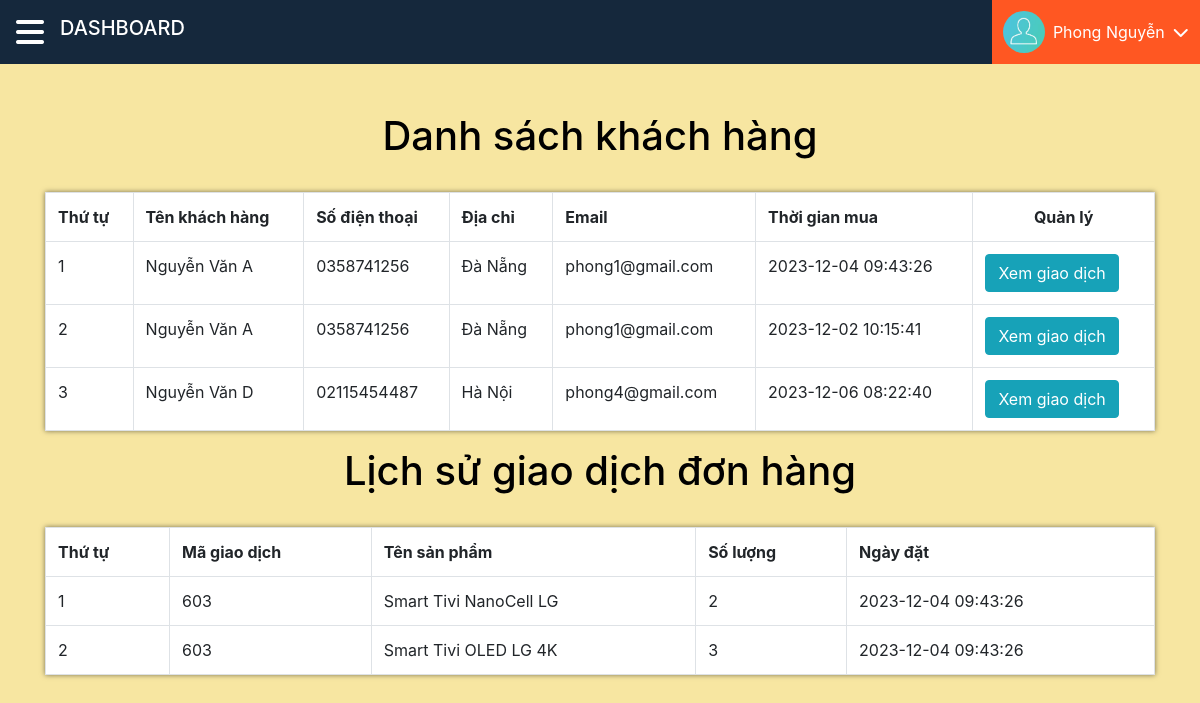
/admin/xulykhachhang.php?quanly=xemgiaodich&khachhang=603 (signed in), run on the app's committed database.
### tables this page shows
CREATE TABLE `tbl_giaodich` (
  `giaodich_id` int(11) NOT NULL,
  `product_id` int(11) NOT NULL,
  `khachhang_id` int(11) NOT NULL,
  `soluong` int(11) NOT NULL,
  `magiaodich` varchar(50) NOT NULL,
  `ngaythang` timestamp NOT NULL DEFAULT current_timestamp() ON UPDATE current_timestamp(),
  `tinhtrang` int(11) NOT NULL DEFAULT 0,
  `huydon` int(11) NOT NULL DEFAULT 0
);

CREATE TABLE `tbl_khachhang` (
  `khachhang_id` int(11) NOT NULL,
  `name` varchar(100) NOT NULL,
  `phone` varchar(50) NOT NULL,
  `address` varchar(200) NOT NULL,
  `note` text NOT NULL,
  `email` varchar(150) NOT NULL,
  `password` varchar(100) NOT NULL,
  `giaohang` int(11) NOT NULL
);

CREATE TABLE `tbl_product` (
  `product_id` int(11) NOT NULL,
  `category_id` int(11) NOT NULL,
  `product_name` varchar(255) NOT NULL,
  `product_chitiet` text NOT NULL,
  `product_mota` text NOT NULL,
  `product_gia` varchar(100) NOT NULL,
  `product_giakhuyenmai` varchar(100) NOT NULL,
  `product_active` int(11) NOT NULL,
  `product_hot` int(11) NOT NULL,
  `product_soluong` int(11) NOT NULL,
  `product_image` varchar(50) NOT NULL
);

### admin/xulykhachhang.php (the view, shortened to what this page needs)
<?php
    include("../db/connect.php");
?>
<!DOCTYPE html>
<html lang="en">
<head>
    <link rel="stylesheet" href="../css/bootstrap.css">
</head>
<body>
    <div class="main">
    <?php
        include("nav.php");
    ?>
        <br><br>
        <div class="container">
            <div class="row">
                <div class="col-md-12">
                    <h4 class="list-donhang">Danh sách khách hàng</h4>
                    <?php
                        $sql_khachhang = mysqli_query($conn, "SELECT * FROM tbl_khachhang, tbl_giaodich WHERE tbl_khachhang.khachhang_id
                        = tbl_giaodich.khachhang_id GROUP BY tbl_giaodich.ngaythang ORDER BY tbl_giaodich.giaodich_id DESC");
                    ?>
                    <table class="table table-bordered">
                        <tr>
                            <th>Thứ tự</th>
                            <th>Tên khách hàng</th>
                            <th>Số điện thoại</th>
                            <th>Địa chỉ</th>
                            <th>Email</th>
                            <th>Thời gian mua</th>
                            <th style="text-align: center;">Quản lý</th>
                        </tr>
                    <?php
                        $i = 0;
                        while($row_khachhang = mysqli_fetch_array($sql_khachhang)){
                            $i++;
                    ?>
                        <tr>
                            <td><?php echo $i; ?></td>
                            <td><?php echo $row_khachhang['name']; ?></td>
                            <td><?php echo $row_khachhang['phone']; ?></td>
                            <td><?php echo $row_khachhang['address'] ?></td>
                            <td><?php echo $row_khachhang['email']; ?></td>
                            <td><?php echo $row_khachhang['ngaythang']; ?></td>
                            <td>
                                <a style="text-align: center;" href="?quanly=xemgiaodich&khachhang=<?php echo $row_khachhang['magiaodich']; ?>">
                                    <button type="button" class="btn btn-info">Xem giao dịch</button>
                                </a>
                            </td>
                            <?php } ?>
                        </tr>
                    </table>
                </div>
                <div class="col-md-12">
                    <h4 class="list-donhang">Lịch sử giao dịch đơn hàng</h4>
                    <?php
                        if (isset($_GET['khachhang'])){
                            $magiaodich = $_GET['khachhang'];
                        }else{
                            $magiaodich = '';
                        }
                        $sql_giaodich = mysqli_query($conn, "SELECT * FROM tbl_giaodich, tbl_khachhang, tbl_product WHERE tbl_giaodich.product_id
                        = tbl_product.product_id AND tbl_giaodich.khachhang_id = tbl_khachhang.khachhang_id AND tbl_giaodich.magiaodich
                        = '$magiaodich' ORDER BY tbl_giaodich.giaodich_id DESC");
                    ?>
                    <table class="table table-bordered">
                        <tr>
                            <th>Thứ tự</th>
                            <th>Mã giao dịch</th>
                            <th>Tên sản phẩm</th>
                            <th>Số lượng</th>
                            <th>Ngày đặt</th>
                        </tr>
                    <?php
                        $i = 0;
                        while($row_giaodich = mysqli_fetch_array($sql_giaodich)){
                            $i++;
                    ?>
                        <tr>
                            <td><?php echo $i; ?></td>
                            <td><?php echo $row_giaodich['magiaodich']; ?></td>
                            <td><?php echo $row_giaodich['product_name']; ?></td>
                            <td><?php echo $row_giaodich['soluong']; ?></td>
                            <td><?php echo $row_giaodich['ngaythang']; ?></td>
                    <?php } ?>
                        </tr>
                    </table>
                </div>
            </div>
        </div>
    </div>
</body>
</html>

### css/style1.css (style rules this page uses)
* { margin: 0; padding: 0; box-sizing: border-box; }
body { font-size: 16px; }
table { box-shadow: 0 0 5px rgba(0, 0, 0, 0.5); }
.main { overflow-x: hidden; min-height: 100vh; background-color: #f7e6a1; }
.list-donhang { margin-bottom: 2rem; display: flex; justify-content: center; font-size: 2.5rem; color: #000; }

### data on the page
tbl_giaodich: khachhang.name "Nguyễn Văn A", khachhang.phone "0358741256", khachhang.address "Đà Nẵng", khachhang.email "phong1@gmail.com", ngaythang "2023-12-04 09:43:26", magiaodich "603", product.product_name "Smart Tivi OLED LG 4K", soluong "3"
tbl_giaodich: khachhang.name "Nguyễn Văn A", khachhang.phone "0358741256", khachhang.address "Đà Nẵng", khachhang.email "phong1@gmail.com", ngaythang "2023-12-02 10:15:41"
tbl_giaodich: khachhang.name "Nguyễn Văn D", khachhang.phone "02115454487", khachhang.address "Hà Nội", khachhang.email "phong4@gmail.com", ngaythang "2023-12-06 08:22:40"
tbl_giaodich: magiaodich "603", product.product_name "Smart Tivi NanoCell LG", soluong "2", ngaythang "2023-12-04 09:43:26"

### other printed values
$_SESSION['admin_name'] "Phong Nguyễn"
